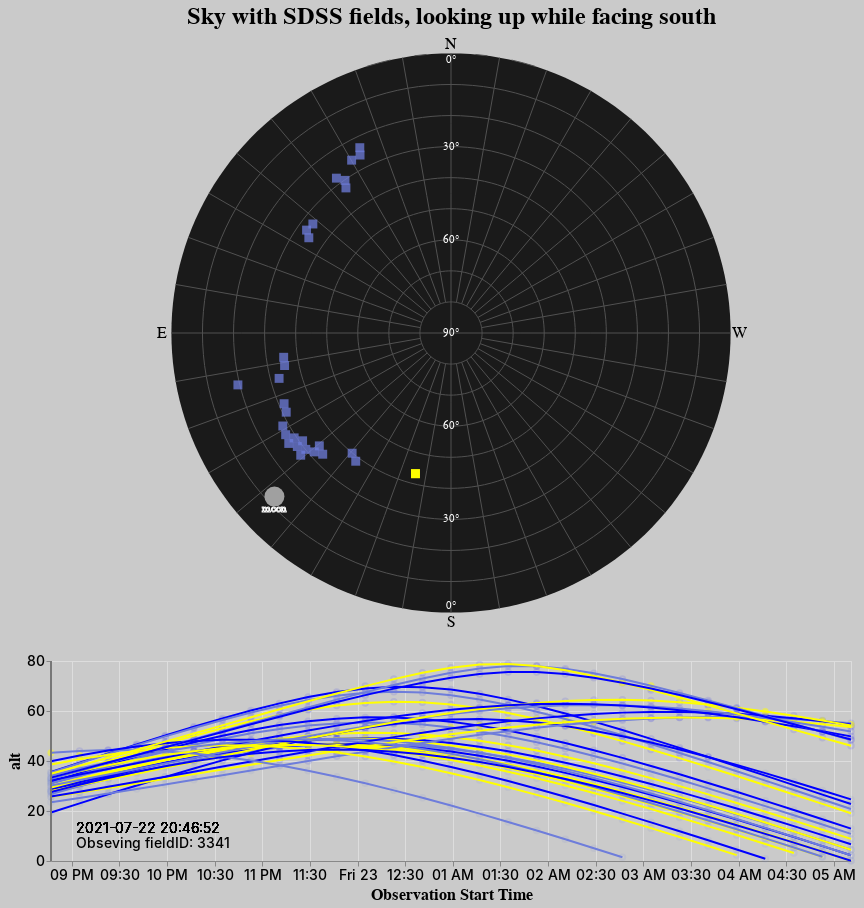

Write notebook code for a chart like this one.
### Code cell
trial.configure_legend(labelFontSize=14, titleFontSize=16, symbolSize=150).configure_axis(labelFontSize=14, titleFontSize=16, labelFontWeight=500).configure_title(fontSize=24)

### Figure 1 — Vega-Lite specification as saved in the notebook (floating-point values rounded to 4 significant figures; data arrays with more than 128 entries replaced by an {"elided": "..."} marker saying what was removed)
{"config": {"view": {"continuousWidth": 400, "continuousHeight": 300}, "axis": {"labelFontSize": 14, "labelFontWeight": 500, "titleFontSize": 16}, "background": "#CACACA", "legend": {"labelFontSize": 14, "symbolSize": 150, "titleFontSize": 16}, "title": {"fontSize": 24}}, "vconcat": [{"layer": [{"data": {"sphere": true}, "mark": {"type": "geoshape", "fill": "#1A1A1A"}}, {"data": {"graticule": true}, "mark": {"type": "geoshape", "stroke": "#515151", "strokeWidth": 1}}, {"layer": [{"mark": {"type": "point", "color": "#A0A0A0", "filled": true, "opacity": 1, "size": 400}, "encoding": {"latitude": {"field": "moonAlt", "type": "quantitative"}, "longitude": {"field": "moonAz", "type": "quantitative"}}, "transform": [{"filter": {"selection": "selector032"}}]}, {"mark": {"type": "text", "dy": 12, "stroke": "white"}, "encoding": {"latitude": {"field": "moonAlt", "type": "quantitative"}, "longitude": {"field": "moonAz", "type": "quantitative"}, "opacity": {"condition": {"value": 1, "selection": "selector034"}, "value": 0}, "text": {"type": "nominal", "field": "fieldID"}}, "selection": {"selector034": {"type": "single", "on": "mouseover"}}, "transform": [{"filter": {"selection": "selector032"}}]}], "data": {"name": "data-1185f6e11789644f1c246d9bed1b55e5"}}, {"data": {"name": "data-9c50700ad9cf2bad1d75d9d364b62ca9"}, "mark": {"type": "square", "opacity": 0.75, "size": 80}, "encoding": {"color": {"type": "nominal", "field": "fieldStatus", "scale": {"domain": ["Observing", "Available", "Unavailable"], "range": ["yellow", "blue", "#6E7DDB"]}, "sort": "descending"}, "latitude": {"field": "alt", "type": "quantitative"}, "longitude": {"field": "az", "type": "quantitative"}, "tooltip": [{"type": "quantitative", "field": "moonSep"}, {"type": "nominal", "field": "fieldID"}]}, "selection": {"selector033": {"type": "multi", "on": "click", "fields": ["fieldID"], "empty": "none"}}, "transform": [{"filter": {"selection": "selector032"}}]}, {"data": {"name": "data-9c50700ad9cf2bad1d75d9d364b62ca9"}, "mark": {"type": "square", "opacity": 1, "size": 80}, "encoding": {"color": {"type": "nominal", "field": "fieldStatus", "scale": {"domain": ["Observing", "Available", "Unavailable"], "range": ["yellow", "blue", "#6E7DDB"]}, "sort": "descending"}, "latitude": {"field": "alt", "type": "quantitative"}, "longitude": {"field": "az", "type": "quantitative"}, "tooltip": [{"type": "quantitative", "field": "moonSep"}, {"type": "nominal", "field": "fieldID"}]}, "transform": [{"filter": {"selection": "selector032"}}, {"filter": "datum.fieldStatus == \"Observing\""}]}, {"data": {"name": "data-9c50700ad9cf2bad1d75d9d364b62ca9"}, "mark": {"type": "square", "color": "red", "filled": false, "opacity": 1, "size": 90}, "encoding": {"latitude": {"field": "alt", "type": "quantitative"}, "longitude": {"field": "az", "type": "quantitative"}}, "transform": [{"filter": {"selection": "selector032"}}, {"filter": {"selection": "selector033"}}]}, {"data": {"name": "data-70085b541ccabc997242a1396e894881"}, "mark": {"type": "text", "fontSize": 16}, "encoding": {"latitude": {"field": "lat", "type": "quantitative"}, "longitude": {"field": "long", "type": "quantitative"}, "text": {"type": "nominal", "field": "text"}}}, {"data": {"name": "data-e496e7a90d81bd55bb377ba76f74fb35"}, "mark": {"type": "text", "color": "white"}, "encoding": {"latitude": {"field": "lat", "type": "quantitative"}, "longitude": {"field": "long", "type": "quantitative"}, "text": {"type": "nominal", "field": "text"}}}], "height": 600, "projection": {"clipAngle": 90, "rotate": [0, -90, 180], "scale": 178, "translate": [400, 300], "type": "azimuthalEquidistant"}, "title": "Sky with SDSS fields, looking up while facing south", "width": 800}, {"layer": [{"mark": "point", "encoding": {"color": {"type": "nominal", "field": "fieldStatus", "scale": {"domain": ["Observing", "Available", "Unavailable"], "range": ["yellow", "blue", "#6E7DDB"]}, "sort": "descending"}, "opacity": {"condition": {"value": 1, "selection": "selector033"}, "value": 0.1}, "x": {"type": "temporal", "field": "Observation Start Time"}, "y": {"type": "quantitative", "field": "alt"}}, "selection": {"selector032": {"type": "single", "on": "mouseover", "nearest": true, "empty": "none", "fields": ["time_step_id"], "init": {"time_step_id": 0}}, "selector033": {"type": "multi", "on": "click", "fields": ["fieldID"], "empty": "none"}}, "transform": [{"filter": "datum.fieldStatus != \"Observing\""}]}, {"mark": {"type": "point", "filled": true}, "encoding": {"color": {"type": "nominal", "field": "fieldStatus", "legend": null, "scale": {"domain": ["Observing", "Available", "Unavailable"], "range": ["yellow", "blue", "#6E7DDB"]}, "sort": "descending"}, "opacity": {"condition": {"value": 1, "selection": "selector033"}, "value": 0.5}, "size": {"condition": {"value": 200, "selection": "selector033"}, "value": 50}, "x": {"type": "temporal", "field": "Observation Start Time"}, "y": {"type": "quantitative", "field": "alt"}}, "transform": [{"filter": "datum.fieldStatus == \"Observing\""}]}, {"mark": "line", "encoding": {"color": {"type": "nominal", "field": "fieldID", "scale": {"domain": {"elided": "822 str values"}, "range": ["#000000", "#000000", "#000000", "#000000", "#000000", "#000000", "#000000", "#000000", "#000000", "#000000", "#000000", "#000000", "#000000", "#000000", "#000000", "#000000", "#000000", "#000000", "#000000", "#000000", "#000000", "#000000", "#000000", "#000000", "#000000", "#000000", "#000000", "#000000", "#000000"]}}, "x": {"type": "temporal", "field": "Observation Start Time"}, "y": {"type": "quantitative", "field": "alt"}}}, {"mark": {"type": "rule", "color": "#777777"}, "encoding": {"x": {"type": "temporal", "field": "Observation Start Time"}}, "transform": [{"filter": {"selection": "selector032"}}]}, {"mark": {"type": "text", "align": "left", "baseline": "bottom", "dx": -375, "dy": 75, "fontSize": 14, "fontWeight": 300}, "encoding": {"text": {"type": "temporal", "field": "Observation Start Time", "format": "%Y-%m-%d %H:%M:%S"}}, "transform": [{"filter": {"selection": "selector032"}}]}, {"mark": {"type": "text", "align": "left", "baseline": "bottom", "dx": -375, "dy": 90, "fontSize": 14, "fontWeight": 500}, "encoding": {"text": {"type": "nominal", "field": "fieldID"}}, "transform": [{"calculate": "\"Obseving fieldID: \" + datum.fieldID", "as": "fieldID"}, {"filter": {"selection": "selector032"}}, {"filter": "datum.fieldStatus == \"Observing\""}]}], "data": {"name": "data-9c50700ad9cf2bad1d75d9d364b62ca9"}, "height": 200, "width": 800}], "$schema": "https://vega.github.io/schema/vega-lite/v4.8.1.json", "datasets": {"data-1185f6e11789644f1c246d9bed1b55e5": [{"mjdExpStart": 59420.0, "moonAz": 132.8, "moonAlt": 12.51, "moonPhase": 0.9858, "time_step_id": 0, "fieldID": "moon"}, {"mjdExpStart": 59420.0, "moonAz": 135.8, "moonAlt": 15.13, "moonPhase": 0.9861, "time_step_id": 1, "fieldID": "moon"}, {"mjdExpStart": 59420.0, "moonAz": 139.0, "moonAlt": 17.6, "moonPhase": 0.9864, "time_step_id": 2, "fieldID": "moon"}, {"mjdExpStart": 59420.0, "moonAz": 142.3, "moonAlt": 19.92, "moonPhase": 0.9867, "time_step_id": 3, "fieldID": "moon"}, {"mjdExpStart": 59420.0, "moonAz": 145.8, "moonAlt": 22.07, "moonPhase": 0.9871, "time_step_id": 4, "fieldID": "moon"}, {"mjdExpStart": 59420.0, "moonAz": 149.5, "moonAlt": 24.04, "moonPhase": 0.9874, "time_step_id": 5, "fieldID": "moon"}, {"mjdExpStart": 59420.0, "moonAz": 153.4, "moonAlt": 25.79, "moonPhase": 0.9877, "time_step_id": 6, "fieldID": "moon"}, {"mjdExpStart": 59420.0, "moonAz": 157.4, "moonAlt": 27.33, "moonPhase": 0.988, "time_step_id": 7, "fieldID": "moon"}, {"mjdExpStart": 59420.0, "moonAz": 161.6, "moonAlt": 28.62, "moonPhase": 0.9883, "time_step_id": 8, "fieldID": "moon"}, {"mjdExpStart": 59420.0, "moonAz": 166.0, "moonAlt": 29.65, "moonPhase": 0.9886, "time_step_id": 9, "fieldID": "moon"}, {"mjdExpStart": 59420.0, "moonAz": 170.4, "moonAlt": 30.41, "moonPhase": 0.9889, "time_step_id": 10, "fieldID": "moon"}, {"mjdExpStart": 59420.0, "moonAz": 175.0, "moonAlt": 30.89, "moonPhase": 0.9892, "time_step_id": 11, "fieldID": "moon"}, {"mjdExpStart": 59420.0, "moonAz": 179.6, "moonAlt": 31.08, "moonPhase": 0.9895, "time_step_id": 12, "fieldID": "moon"}, {"mjdExpStart": 59420.0, "moonAz": 184.1, "moonAlt": 30.98, "moonPhase": 0.9897, "time_step_id": 13, "fieldID": "moon"}, {"mjdExpStart": 59420.0, "moonAz": 188.7, "moonAlt": 30.58, "moonPhase": 0.99, "time_step_id": 14, "fieldID": "moon"}, {"mjdExpStart": 59420.0, "moonAz": 193.2, "moonAlt": 29.9, "moonPhase": 0.9903, "time_step_id": 15, "fieldID": "moon"}, {"mjdExpStart": 59420.0, "moonAz": 197.6, "moonAlt": 28.95, "moonPhase": 0.9906, "time_step_id": 16, "fieldID": "moon"}, {"mjdExpStart": 59420.0, "moonAz": 145.8, "moonAlt": 22.07, "moonPhase": 0.9871, "time_step_id": 4, "fieldID": "moon"}, {"mjdExpStart": 59420.0, "moonAz": 157.4, "moonAlt": 27.33, "moonPhase": 0.988, "time_step_id": 7, "fieldID": "moon"}, {"mjdExpStart": 59420.0, "moonAz": 179.6, "moonAlt": 31.08, "moonPhase": 0.9895, "time_step_id": 12, "fieldID": "moon"}, {"mjdExpStart": 59420.0, "moonAz": 184.1, "moonAlt": 30.98, "moonPhase": 0.9897, "time_step_id": 13, "fieldID": "moon"}, {"mjdExpStart": 59420.0, "moonAz": 193.2, "moonAlt": 29.9, "moonPhase": 0.9903, "time_step_id": 15, "fieldID": "moon"}, {"mjdExpStart": 59420.0, "moonAz": 201.8, "moonAlt": 27.73, "moonPhase": 0.9908, "time_step_id": 17, "fieldID": "moon"}, {"mjdExpStart": 59420.0, "moonAz": 205.9, "moonAlt": 26.26, "moonPhase": 0.9911, "time_step_id": 18, "fieldID": "moon"}, {"mjdExpStart": 59420.0, "moonAz": 209.8, "moonAlt": 24.57, "moonPhase": 0.9913, "time_step_id": 19, "fieldID": "moon"}, {"mjdExpStart": 59420.0, "moonAz": 213.6, "moonAlt": 22.66, "moonPhase": 0.9916, "time_step_id": 20, "fieldID": "moon"}, {"mjdExpStart": 59420.0, "moonAz": 201.8, "moonAlt": 27.73, "moonPhase": 0.9908, "time_step_id": 17, "fieldID": "moon"}, {"mjdExpStart": 59420.0, "moonAz": 205.9, "moonAlt": 26.26, "moonPhase": 0.9911, "time_step_id": 18, "fieldID": "moon"}, {"mjdExpStart": 59420.0, "moonAz": 213.6, "moonAlt": 22.66, "moonPhase": 0.9916, "time_step_id": 20, "fieldID": "moon"}, {"mjdExpStart": 59420.0, "moonAz": 217.2, "moonAlt": 20.56, "moonPhase": 0.9918, "time_step_id": 21, "fieldID": "moon"}, {"mjdExpStart": 59420.0, "moonAz": 220.6, "moonAlt": 18.29, "moonPhase": 0.9921, "time_step_id": 22, "fieldID": "moon"}, {"mjdExpStart": 59420.0, "moonAz": 223.8, "moonAlt": 15.85, "moonPhase": 0.9923, "time_step_id": 23, "fieldID": "moon"}, {"mjdExpStart": 59420.0, "moonAz": 226.8, "moonAlt": 13.27, "moonPhase": 0.9925, "time_step_id": 24, "fieldID": "moon"}, {"mjdExpStart": 59420.0, "moonAz": 229.7, "moonAlt": 10.57, "moonPhase": 0.9928, "time_step_id": 25, "fieldID": "moon"}, {"mjdExpStart": 59420.0, "moonAz": 232.5, "moonAlt": 7.75, "moonPhase": 0.993, "time_step_id": 26, "fieldID": "moon"}, {"mjdExpStart": 59420.0, "moonAz": 235.1, "moonAlt": 4.829, "moonPhase": 0.9932, "time_step_id": 27, "fieldID": "moon"}, {"mjdExpStart": 59420.0, "moonAz": 237.6, "moonAlt": 1.818, "moonPhase": 0.9934, "time_step_id": 28, "fieldID": "moon"}, {"mjdExpStart": 59420.0, "moonAz": 153.4, "moonAlt": 25.79, "moonPhase": 0.9877, "time_step_id": 6, "fieldID": "moon"}, {"mjdExpStart": 59420.0, "moonAz": 166.0, "moonAlt": 29.65, "moonPhase": 0.9886, "time_step_id": 9, "fieldID": "moon"}, {"mjdExpStart": 59420.0, "moonAz": 184.1, "moonAlt": 30.98, "moonPhase": 0.9897, "time_step_id": 13, "fieldID": "moon"}, {"mjdExpStart": 59420.0, "moonAz": 188.7, "moonAlt": 30.58, "moonPhase": 0.99, "time_step_id": 14, "fieldID": "moon"}, {"mjdExpStart": 59420.0, "moonAz": 217.2, "moonAlt": 20.56, "moonPhase": 0.9918, "time_step_id": 21, "fieldID": "moon"}, {"mjdExpStart": 59420.0, "moonAz": 220.6, "moonAlt": 18.29, "moonPhase": 0.9921, "time_step_id": 22, "fieldID": "moon"}, {"mjdExpStart": 59420.0, "moonAz": 223.8, "moonAlt": 15.85, "moonPhase": 0.9923, "time_step_id": 23, "fieldID": "moon"}, {"mjdExpStart": 59420.0, "moonAz": 226.8, "moonAlt": 13.27, "moonPhase": 0.9925, "time_step_id": 24, "fieldID": "moon"}, {"mjdExpStart": 59420.0, "moonAz": 229.7, "moonAlt": 10.57, "moonPhase": 0.9928, "time_step_id": 25, "fieldID": "moon"}, {"mjdExpStart": 59420.0, "moonAz": 232.5, "moonAlt": 7.75, "moonPhase": 0.993, "time_step_id": 26, "fieldID": "moon"}, {"mjdExpStart": 59420.0, "moonAz": 237.6, "moonAlt": 1.818, "moonPhase": 0.9934, "time_step_id": 28, "fieldID": "moon"}, {"mjdExpStart": 59420.0, "moonAz": 232.5, "moonAlt": 7.75, "moonPhase": 0.993, "time_step_id": 26, "fieldID": "moon"}, {"mjdExpStart": 59420.0, "moonAz": 135.8, "moonAlt": 15.13, "moonPhase": 0.9861, "time_step_id": 1, "fieldID": "moon"}], "data-9c50700ad9cf2bad1d75d9d364b62ca9": {"elided": "822 records"}, "data-70085b541ccabc997242a1396e894881": [{"lat": -3, "long": 0, "text": "N"}, {"lat": -3, "long": 90, "text": "E"}, {"lat": -3, "long": 180, "text": "S"}, {"lat": -3, "long": 270, "text": "W"}], "data-e496e7a90d81bd55bb377ba76f74fb35": [{"lat": 2, "long": 0, "text": "0°"}, {"lat": 30, "long": 0, "text": "30°"}, {"lat": 60, "long": 0, "text": "60°"}, {"lat": 90, "long": 0, "text": "90°"}, {"lat": 60, "long": 180, "text": "60°"}, {"lat": 30, "long": 180, "text": "30°"}, {"lat": 2, "long": 180, "text": "0°"}]}}
